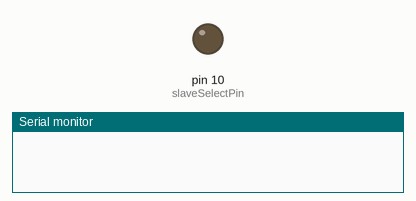
Bench run of a sketch on a simulated Arduino Uno, built with avr-gcc and run on an emulated ATmega328P. On the bench: output pins drawn as LEDs (lit = HIGH), the last lines printed to the serial monitor.

Above: at 0.1 s.
At 1.1 s:
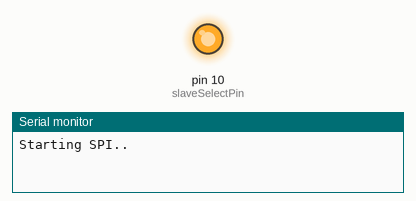
Timing chart, 0 to 2.6 s (numbered marks = the images above):
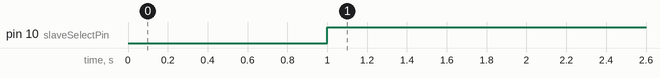

The sketch:

mdac-tester.ino
```cpp
#include "SPI.h"

// Arduino Uno SPI pins
// Pin 11 = SDI
// Pin 13 = CLK

// Arduino Pro Micro SPI pins
// Pin 16 = Serial data out
// Pin 15 = CLK

const int slaveSelectPin = 10;
int timedelay = 500;
unsigned int increment = 965;
// Address code 3 = Both A and B DACs
int addr_decode = 3;

void setup() {
  pinMode (slaveSelectPin, OUTPUT);
  Serial.begin (9600);
  delay(1000);
  Serial.print ("Starting SPI..");
  SPI.begin();
}

void loop() {
  for (unsigned int level = 0; level < 64568; level = level + increment) {
    DACWrite(addr_decode, level);
    delay(timedelay);
    Serial.print ("Level: ");
    Serial.print (level);
    Serial.print (" / ");
    Serial.println (level, BIN);
  }
}

void DACWrite(int addr_decode, unsigned int level) {
  digitalWrite(slaveSelectPin, LOW);
  SPI.transfer(addr_decode);
  int highByte = level >> 8;
  unsigned int lowBytetemp = level << 8;
  int lowByte = lowBytetemp >> 8;
  SPI.transfer(highByte);
  SPI.transfer(lowByte);
  digitalWrite(slaveSelectPin, HIGH);
}
```

Measured:
- by itself, pin 10 (slaveSelectPin): LOW → HIGH at 1.0 s
